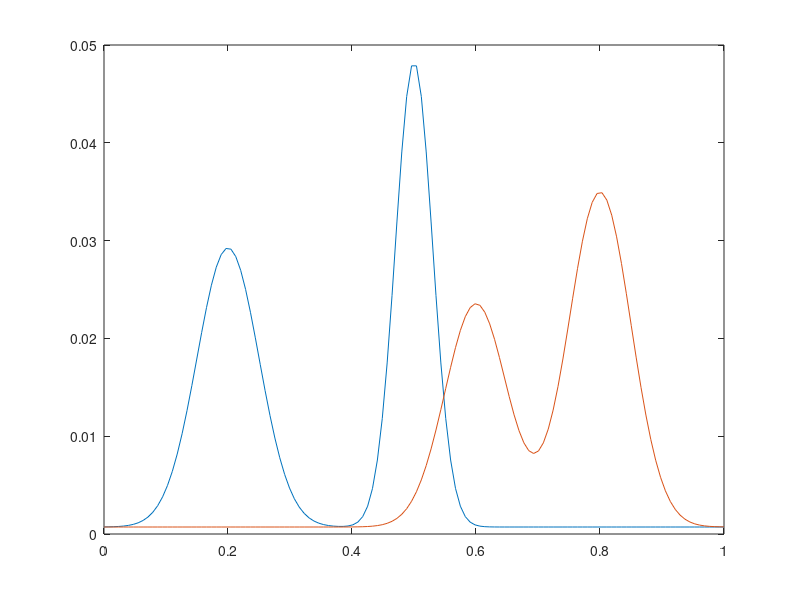

Source code (MATLAB): (Note: this script raises an error after producing the figure.)
close all
%% transport between two Gaussian Mixtures
N=128;
p1 = gmdistribution([0.2; 0.5], reshape([0.05, 0.03].^2, 1, 1, 2), [0.5, 0.5]);
p2 = gmdistribution([0.6; 0.8], reshape([0.05, 0.05].^2, 1, 1, 2), [0.4, 0.6]);

locations=[0:1/(N-1):1]';
w1=p1.pdf(locations) + 0.1; w1=w1(:)/sum(w1(:));
w2=p2.pdf(locations) + 0.1; w2=w2(:)/sum(w2(:));

C=pdist2(locations, locations).^2;
plot(locations, w1); hold on
plot(locations, w2);

figure;
max_iters=[1, 10, 50, 200, 1000, 5000];

OptimalTransport_LPServer;


for s=1:6
%% linear programming
[~, V1, Pi1, ~] = OptimalTransport_LP(C, w1, w2);
Pi1=full(Pi1); 
%subplot_tight(4,6,1+(s-1)*5); imshow(-Pi1, []);


%% alternating Bregman projection: Sinkhorn distance
tic;
[V2, Pi2] = OptimalTransport_ABP_Sinkhorn(C, w1, w2, .1/N, max_iters(s));
toc;
subplot_tight(6,4,1+(s-1)*4); imshow(addframe(imfuse(-Pi2, -Pi1)));

[V2, Pi2] = OptimalTransport_ABP_Sinkhorn(C, w1, w2, .5/N, max_iters(s));
subplot_tight(6,4,2+(s-1)*4); imshow(addframe(imfuse(-Pi2, -Pi1)));

[V2, Pi2] = OptimalTransport_ABP_Sinkhorn(C, w1, w2, 2./N, max_iters(s));
subplot_tight(6,4,3+(s-1)*4); imshow(addframe(imfuse(-Pi2, -Pi1)));

%% Bregman ADMM
rho=2.*mean(C(:));
tic;
[V3, Pi3] = OptimalTransport_BADMM(C, w1, w2, rho, max_iters(s));
toc;
subplot_tight(6,4,4+(s-1)*4); imshow(addframe(imfuse(-Pi3, -Pi1)));


end
tightfig;


